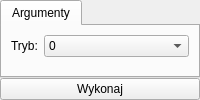
       <widget class="QWidget" name="setErrorHandlingModePage">
        <layout class="QGridLayout" name="gridLayout_13">
         <property name="margin">
          <number>0</number>
         </property>
         <property name="spacing">
          <number>0</number>
         </property>
         <item row="0" column="0">
          <widget class="QTabWidget" name="tabWidget_5">
           <property name="currentIndex">
            <number>0</number>
           </property>
           <widget class="QWidget" name="tab_9">
            <attribute name="title">
             <string>Argumenty</string>
            </attribute>
            <layout class="QFormLayout" name="formLayout_3">
             <item row="0" column="0">
              <widget class="QLabel" name="label_13">
               <property name="text">
                <string>Tryb:</string>
               </property>
               <property name="buddy">
                <cstring>errorHandlingMode</cstring>
               </property>
              </widget>
             </item>
             <item row="0" column="1">
              <widget class="QComboBox" name="errorHandlingMode">
               <item>
                <property name="text">
                 <string>0</string>
                </property>
               </item>
               <item>
                <property name="text">
                 <string>1</string>
                </property>
               </item>
               <item>
                <property name="text">
                 <string>2</string>
                </property>
               </item>
               <item>
                <property name="text">
                 <string>3</string>
                </property>
               </item>
              </widget>
             </item>
            </layout>
           </widget>
          </widget>
         </item>
         <item row="1" column="0">
          <widget class="QPushButton" name="setErrorHandlingModeButton">
           <property name="text">
            <string>Wykonaj</string>
           </property>
          </widget>
         </item>
        </layout>
       </widget>
